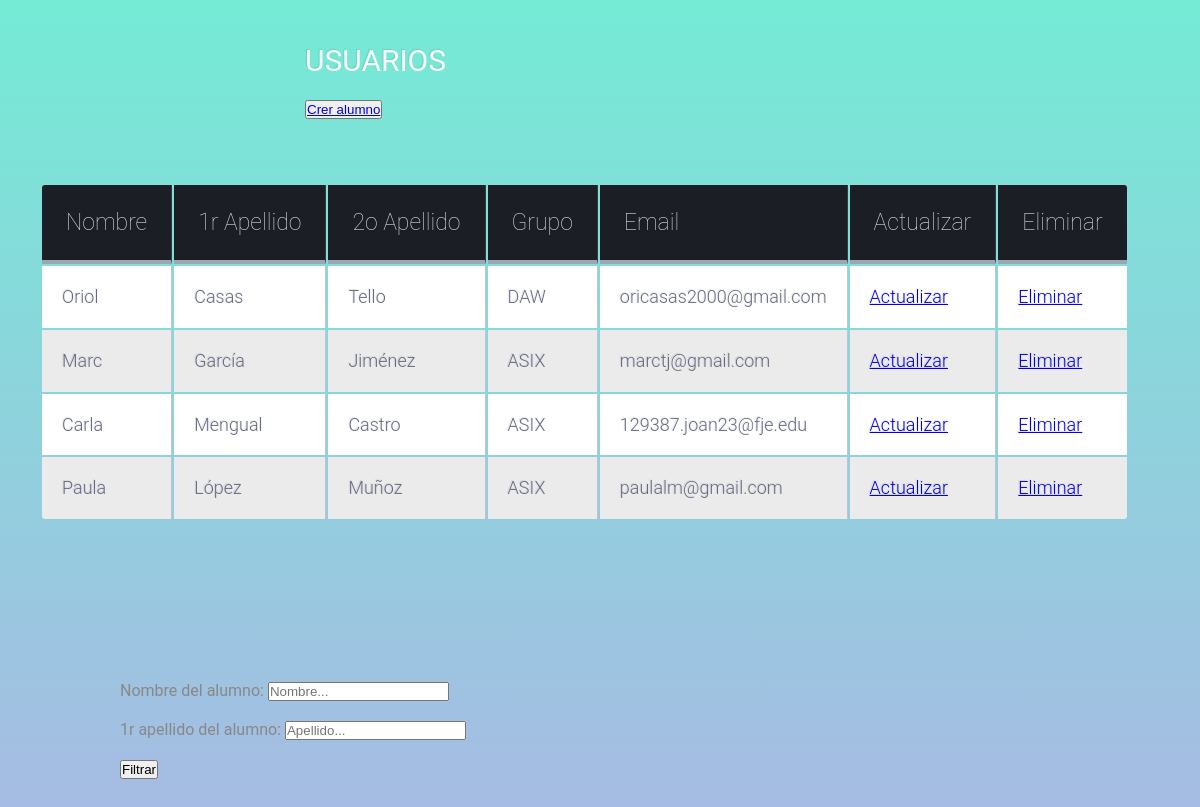
Page /table.php on the committed database.
### tables this page shows
CREATE TABLE `tbl_alumnos` (
  `id_alumno` int(11) NOT NULL,
  `nombre` varchar(50) NOT NULL,
  `apellido1` varchar(50) NOT NULL,
  `apellido2` varchar(50) NOT NULL,
  `grupo` varchar(50) NOT NULL,
  `email` varchar(50) NOT NULL,
  `passwd` varchar(50) NOT NULL
);

### model/userDao.php (called while the page is built, shortened)
<?php
class UserDao{
    private $pdo;
    public function __construct(){
        include 'connection.php';
        $this->pdo=$pdo;
    }
    public function getlistaUsuarios(){
        $query = "SELECT * FROM tbl_alumnos";
        $sentencia=$this->pdo->prepare($query);
        $sentencia->execute();
        $result=$sentencia->fetchAll(PDO::FETCH_ASSOC);
        return $result;
    }
}
?>

### table.php (the view, shortened to what this page needs)
<!DOCTYPE html>
<html lang="en">
<head>
    <link rel="stylesheet" type="text/css" href="css/styles.css">
</head>
<body>
<div class="table-title"> <br><br>
<h3>Usuarios</h3> <br>
<td><a href="crearalumno/crearalumno.php"><button class="button">Crer alumno<a></td>
</div>
<br>
<?php
include 'model/userDao.php';
$myuserdao=new UserDao();
$listausuarios=$myuserdao->getlistaUsuarios();
echo "<table style='padding:40px';>";
echo "<tr>";
echo "<th >Nombre</th>";
echo "<th >1r Apellido</th>";
echo "<th >2o Apellido</th>";
echo "<th >Grupo</th>";
echo "<th >Email</th>";
echo "<th >Actualizar</th>";
echo "<th >Eliminar</th>";
echo "</tr>";
foreach($listausuarios as $usuario){
    echo "<tr>";
    echo "<td>{$usuario['nombre']}</td>";
    echo "<td>{$usuario['apellido1']}</td>";
    echo "<td>{$usuario['apellido2']}</td>";
    echo "<td>{$usuario['grupo']}</td>";
    echo "<td>{$usuario['email']}</td>";
    echo "<td><a href='opciones/actualizar.php?id={$usuario['id_alumno']}'>Actualizar<a></td>";
    echo "<td><a href='opciones/eliminar.php?id={$usuario['id_alumno']}'>Eliminar<a></td>";
    echo "</tr>";
}
?>
</table>
<div style="padding:10%">
<form action="table.php" method="POST">
    <label for="nombre">Nombre del alumno:</label>
    <input type="text" name="nombre" placeholder="Nombre..."><br><br>
    <label for="apep">1r apellido del alumno:</label>
    <input type="text" name="apellido1" placeholder="Apellido..."></br></br>
    <input type="submit" value="Filtrar" name="filtrar">
  </form>
</div>
</body>

### css/styles.css (style rules this page uses)
* { box-sizing: border-box;margin: 0;padding: 0; outline: none; transition: all 0.3s ease; animation-delay: 0s; }
body { background: #74ebd5; background: -webkit-linear-gradient(to bottom, #74ebd5, #acb6e5); background: linear-gradient(to bottom, #74ebd5, #acb6e5); font-size: 16px; line-height: 1.2; color: #888; }
body { background-color: #3e94ec; font-family: "Roboto", helvetica, arial, sans-serif; font-size: 16px; font-weight: 400; text-rendering: optimizeLegibility; }
div.table-title { display: block; margin: auto; max-width: 600px; padding:5px; width: 100%; }
.table-title h3 { color: #fafafa; font-size: 30px; font-weight: 400; font-style:normal; font-family: "Roboto", helvetica, arial, sans-serif; text-shadow: -1px -1px 1px rgba(0, 0, 0, 0.1); text-transform:uppercase; }
th { color:#D5DDE5;; background:#1b1e24; border-bottom:4px solid #9ea7af; border-right: 1px solid #343a45; font-size:23px; font-weight: 100; padding:24px; text-align:left; text-shadow: 0 1px 1px rgba(0, 0, 0, 0.1); vertical-align:middle; }
th:first-child { border-top-left-radius:3px; }
th:last-child { border-top-right-radius:3px; border-right:none; }
tr { border-top: 1px solid #C1C3D1; border-bottom-: 1px solid #C1C3D1; color:#666B85; font-size:16px; font-weight:normal; text-shadow: 0 1px 1px rgba(256, 256, 256, 0.1); }
tr:first-child { border-top:none; }
tr:last-child { border-bottom:none; }
tr:nth-child(odd) td { background:#EBEBEB; }
tr:last-child td:first-child { border-bottom-left-radius:3px; }
tr:last-child td:last-child { border-bottom-right-radius:3px; }
td { background:#FFFFFF; padding:20px; text-align:left; vertical-align:middle; font-weight:300; font-size:18px; text-shadow: -1px -1px 1px rgba(0, 0, 0, 0.1); border-right: 1px solid #C1C3D1; }
td:last-child { border-right: 0px; }

### rows in the picture
tbl_alumnos: nombre "Oriol", apellido1 "Casas", apellido2 "Tello", grupo "DAW", email "oricasas2000@gmail.com"
tbl_alumnos: nombre "Marc", apellido1 "García", apellido2 "Jiménez", grupo "ASIX", email "marctj@gmail.com"
tbl_alumnos: nombre "Carla", apellido1 "Mengual", apellido2 "Castro", grupo "ASIX", email "129387.joan23@fje.edu"
tbl_alumnos: nombre "Paula", apellido1 "López", apellido2 "Muñoz", grupo "ASIX", email "paulalm@gmail.com"
